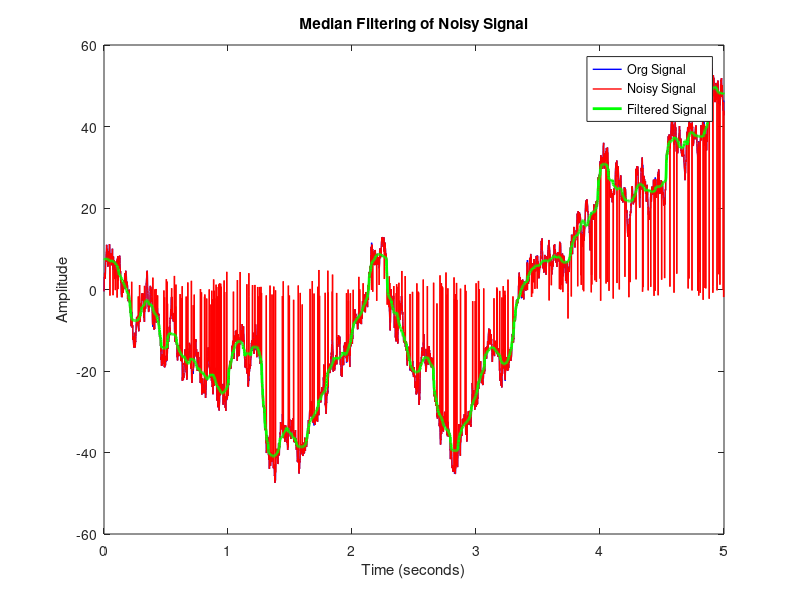

Recreate this plot in MATLAB.
%median filter 
srate = 1000;       % sampling rate in Hz
duration= 5;       % duration of the signal in seconds
time = 0:1/srate:duration-1/srate; % time vector
t=length(time); %num points in signal
%sine wave
signal = cumsum(randn(t,1));
proportion = 0.05;   % 20% of the points will be replaced with noise

%signal to denoise
noise_level = 2;    % Noise level (standard deviation)
numPoints = round(proportion * length(time));
noisy_values = noise_level * randn(1, numPoints);
replace_indices = randperm(length(time), numPoints);
dsignal = signal;
dsignal(replace_indices) = noisy_values;


% visual-picked threshold
threshold = 50;

% find data values above the threshold
suprathresh = find(dsignal>threshold );

% initialize filtered signal
filtsig = dsignal;

% loop through suprathreshold points and set to median of k
k = 50; % actual window is k*2+1
for ti=1:length(dsignal)
    
    % find lower and upper bounds
    lowbnd = max(1, ti - k);
    uppbnd = min(length(dsignal), ti + k);
    
    % compute median of surrounding points
    filtsig(ti) = median(dsignal(lowbnd:uppbnd));
end

% plot
figure(1), clf
plot(time, signal, 'b', 'LineWidth', 1) % Original signal in blue
hold on
plot(time, dsignal, 'r', 'LineWidth', 1) % Noisy signal in red
plot(time, filtsig, 'g', 'LineWidth', 2) % Filtered signal in green
zoom on
xlabel('Time (seconds)')
ylabel('Amplitude')
legend({'Org Signal', 'Noisy Signal','Filtered Signal'})
title('Median Filtering of Noisy Signal')

